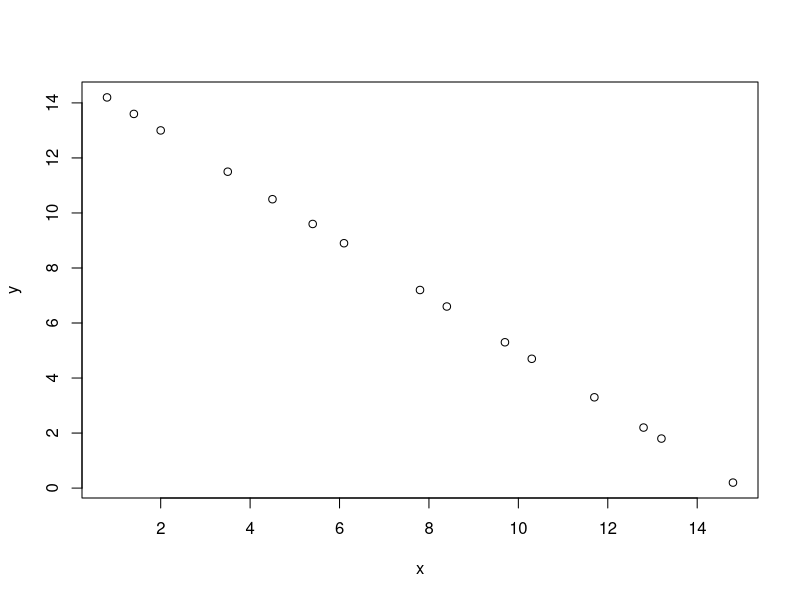
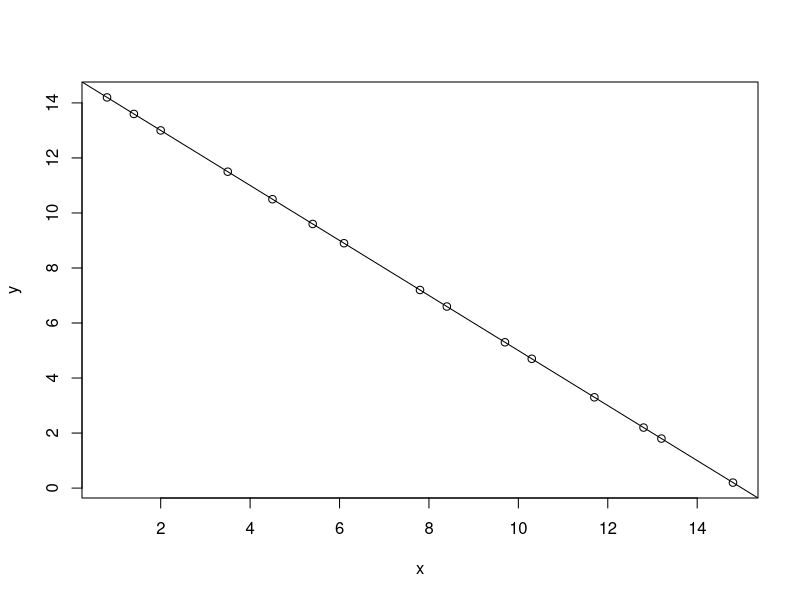
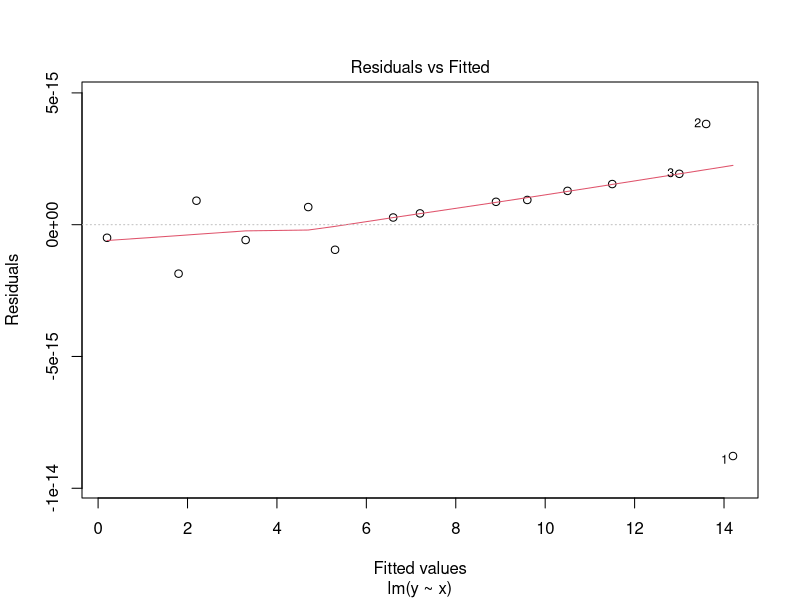
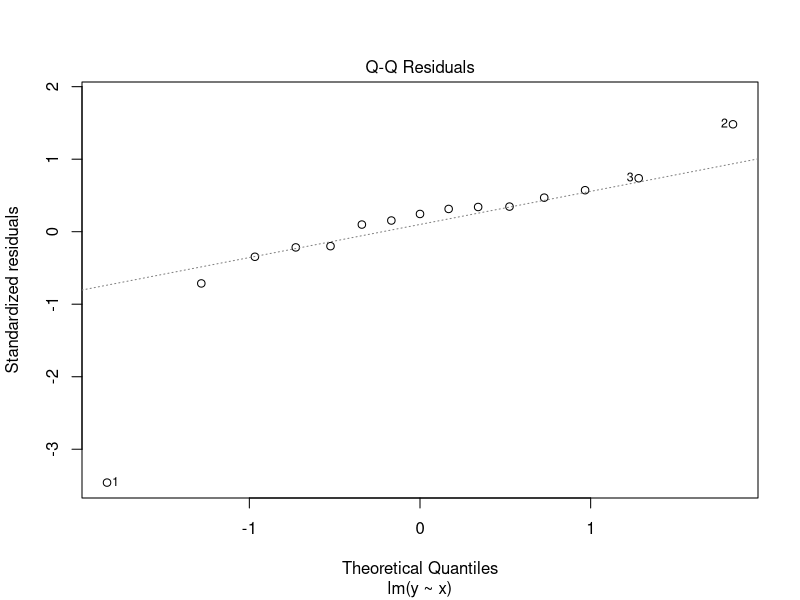
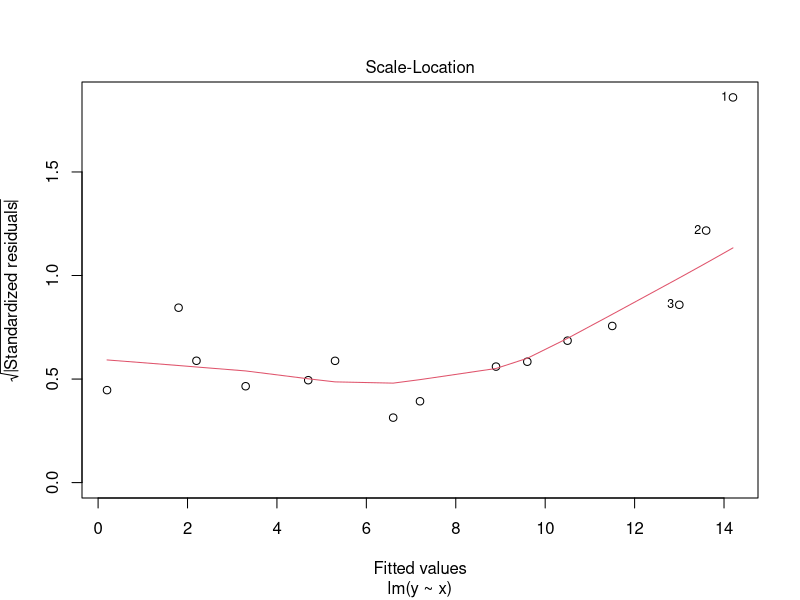
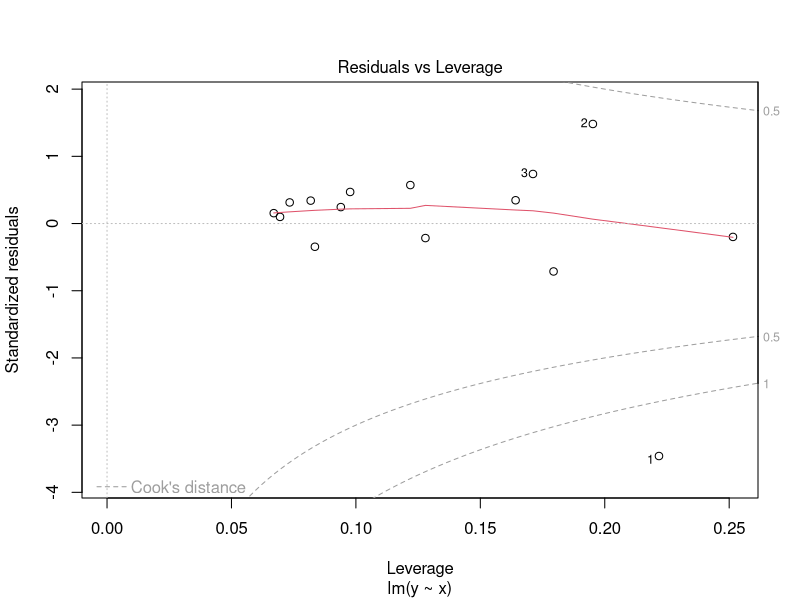
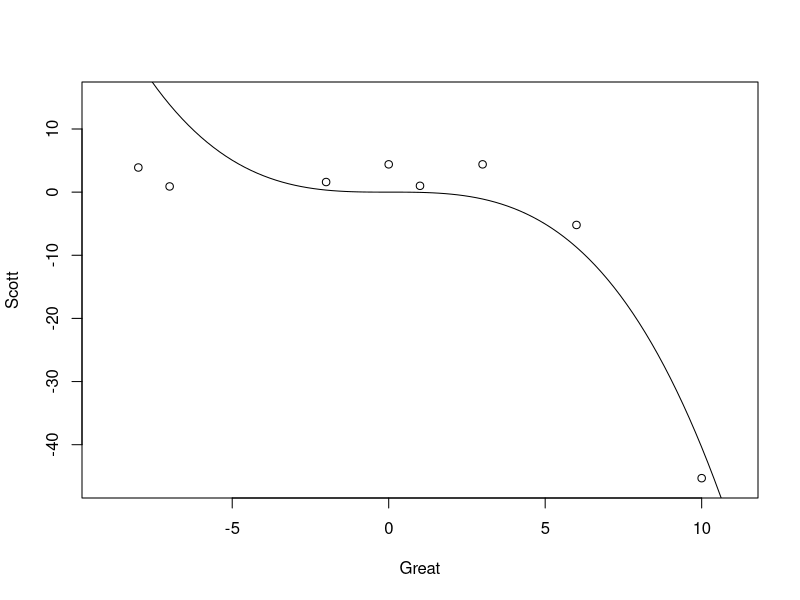

Here is the R script that generated these plots, in order:
## ---- chunk 1
knitr::opts_chunk$set(echo = TRUE)
## ---- chunk 2
x <-c(0.8,1.4 ,2,3.5,4.5,5.4,6.1,7.8,8.4,9.7,10.3,11.7,12.8,13.2,14.8)
y <- c(14.2,13.6,13,11.5,10.5,9.6,8.9,7.2,6.6,5.3,4.7,3.3,2.2,1.8,0.2)
plot(x,y)
## ---- chunk 3
cor(x,y,method = "pearson")
## ---- chunk 4
cor.test(x,y)
## ---- chunk 5
sx = sd(x)
sy = sd(y) 
n = length(x)
xbar = mean(x)
ybar = mean(y)
numerator = mean((x-xbar)*(y-ybar))*n
r = numerator/((n-1)*sx*sy)
r
## ---- chunk 6
lm(y~x)
## ---- chunk 7
fit = lm(y~x)
slope = coef(fit)[2]
intercept = coef(fit)[1]
yhat <- function(xpredict){
  return( slope*xpredict+intercept)
}
yhat(10)
## ---- chunk 8
xToPredict <-data.frame(x = c(10))
predict(fit, newdata = xToPredict)
## ---- chunk 9
predict(fit, newdata = xToPredict, interval = 'confidence')
## ---- chunk 10
t = r*sqrt(n-2)/sqrt(1-r^2)
t
## ---- chunk 11
pt(t,n-2)
## ---- chunk 12
yframe = data.frame('Values' = y)
yhat <- predict(fit,yframe)
MSE = sum((y-yhat)^2)/(n-2)
MSE
## ---- chunk 13
sxx = sum((x-xbar)^2)
## ---- chunk 14
SEslope = sqrt(MSE/sxx)
SEslope
## ---- chunk 15
SEintercept = sqrt(MSE*(1/n+xbar^2/sxx))
SEintercept
## ---- chunk 16
summary(fit)
## ---- chunk 17
plot(x,y)
abline(fit)
## ---- chunk 18
plot(fit)
## ---- chunk 19
xnew <- c(-8,-7,-2,0,3,6,10)
ynew <- c(3.9,0.9,1.6,4.4,4.4,-5.2,-45.3)
xsquare = xnew^2
xcube = xnew^3
quadraticfit = lm(ynew~xnew+xsquare+xcube)
summary(quadraticfit)
## ---- chunk 20
eqn = function(x){
  coef(quadraticfit)[1]
  +
    coef(quadraticfit)[2]*x
  +
    coef(quadraticfit)[3]*x^2
  +
    coef(quadraticfit)[4]*x^3}
plot(x=1, xlim = c(-9,11),ylim = c(-46,15), xlab = "Great",ylab = "Scott")
points(xnew,ynew)
curve(eqn, add = TRUE)
